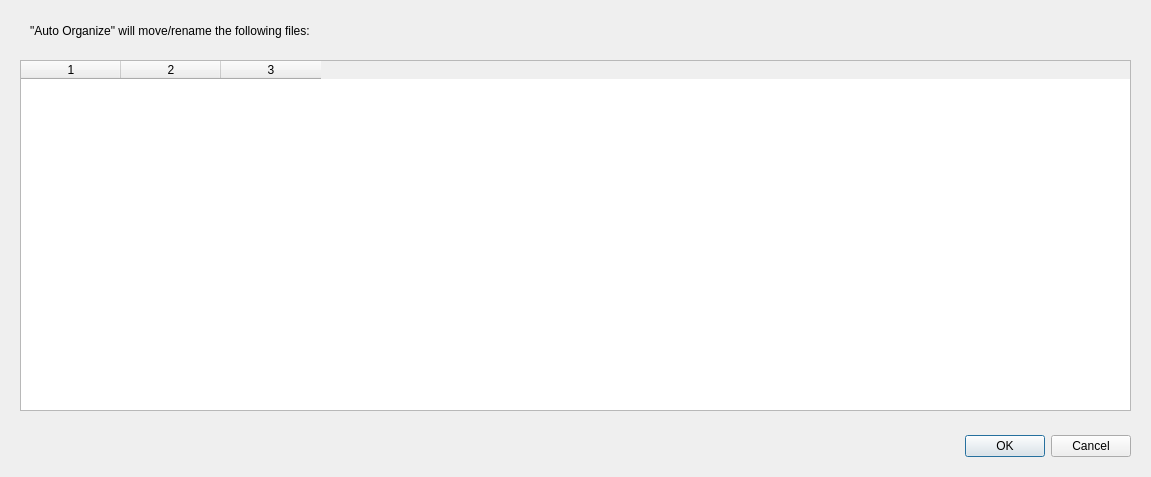
<?xml version="1.0" encoding="UTF-8"?>
<ui version="4.0">
 <class>Dialog</class>
 <widget class="QDialog" name="Dialog">
  <property name="windowModality">
   <enum>Qt::WindowModal</enum>
  </property>
  <property name="geometry">
   <rect>
    <x>0</x>
    <y>0</y>
    <width>1151</width>
    <height>477</height>
   </rect>
  </property>
  <property name="windowTitle">
   <string>Auto Organize</string>
  </property>
  <widget class="QDialogButtonBox" name="buttonBox">
   <property name="geometry">
    <rect>
     <x>510</x>
     <y>430</y>
     <width>621</width>
     <height>32</height>
    </rect>
   </property>
   <property name="orientation">
    <enum>Qt::Horizontal</enum>
   </property>
   <property name="standardButtons">
    <set>QDialogButtonBox::Cancel|QDialogButtonBox::Ok</set>
   </property>
  </widget>
  <widget class="QTableWidget" name="tableWidget">
   <property name="geometry">
    <rect>
     <x>20</x>
     <y>60</y>
     <width>1111</width>
     <height>351</height>
    </rect>
   </property>
   <property name="editTriggers">
    <set>QAbstractItemView::NoEditTriggers</set>
   </property>
   <property name="columnCount">
    <number>3</number>
   </property>
   <attribute name="horizontalHeaderVisible">
    <bool>true</bool>
   </attribute>
   <column/>
   <column/>
   <column/>
  </widget>
  <widget class="QLabel" name="label">
   <property name="geometry">
    <rect>
     <x>30</x>
     <y>20</y>
     <width>571</width>
     <height>21</height>
    </rect>
   </property>
   <property name="text">
    <string>&quot;Auto Organize&quot; will move/rename the following files:</string>
   </property>
  </widget>
 </widget>
 <resources/>
 <connections>
  <connection>
   <sender>buttonBox</sender>
   <signal>accepted()</signal>
   <receiver>Dialog</receiver>
   <slot>accept()</slot>
   <hints>
    <hint type="sourcelabel">
     <x>248</x>
     <y>254</y>
    </hint>
    <hint type="destinationlabel">
     <x>157</x>
     <y>274</y>
    </hint>
   </hints>
  </connection>
  <connection>
   <sender>buttonBox</sender>
   <signal>rejected()</signal>
   <receiver>Dialog</receiver>
   <slot>reject()</slot>
   <hints>
    <hint type="sourcelabel">
     <x>316</x>
     <y>260</y>
    </hint>
    <hint type="destinationlabel">
     <x>286</x>
     <y>274</y>
    </hint>
   </hints>
  </connection>
 </connections>
</ui>
